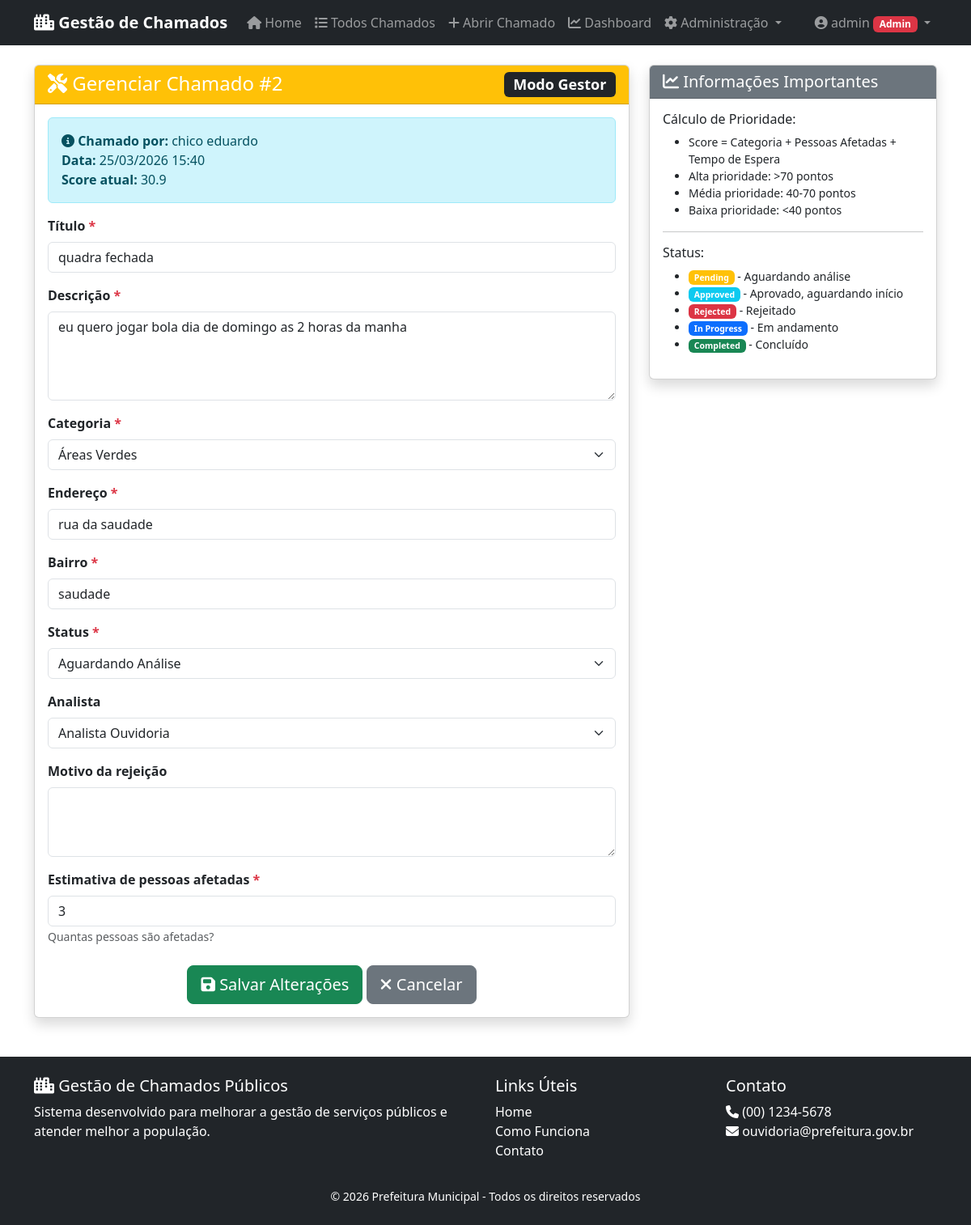
/tickets/2/gerenciar/ (signed in), run on the app's committed database.
### accounts/models.py (models this page shows, shortened)
class User(AbstractUser):
    USER_TYPE_CHOICES = (
        ('citizen', 'Cidadão'),
        ('analyst', 'Analista de Ouvidoria'),
        ('manager', 'Gestor'),
        ('admin', 'Administrador'),
    )
    user_type = models.CharField(
        _('Tipo de usuário'),
        max_length=20,
        choices=USER_TYPE_CHOICES,
        default='citizen'
    )
    phone = models.CharField(_('Telefone'), max_length=20, blank=True)
    cpf = models.CharField(_('CPF'), max_length=14, unique=True, blank=True, null=True)
    address = models.TextField(_('Endereço'), blank=True)
    neighborhood = models.CharField(_('Bairro'), max_length=100, blank=True)
    department = models.CharField(_('Departamento'), max_length=100, blank=True, help_text='Ex: Ouvidoria, Infraestrutura, etc')
    created_at = models.DateTimeField(_('Criado em'), auto_now_add=True)
    updated_at = models.DateTimeField(_('Atualizado em'), auto_now=True)
    class Meta:
        verbose_name = _('Usuário')
        verbose_name_plural = _('Usuários')
    def __str__(self):
        return self.get_full_name() or self.username
    def is_manager(self):
        return self.user_type in ['manager', 'admin']
    def can_manage_tickets(self):
        return self.user_type in ['analyst', 'manager', 'admin']

### tickets/models.py (models this page shows, shortened)
class Ticket(models.Model):
    STATUS_CHOICES = (
        ('pending', 'Aguardando Análise'),
        ('approved', 'Aprovado'),
        ('rejected', 'Rejeitado'),
        ('in_progress', 'Em Andamento'),
        ('completed', 'Concluído'),
        ('cancelled', 'Cancelado'),
    )
    title = models.CharField('Título', max_length=200)
    description = models.TextField('Descrição')
    category = models.ForeignKey(Category, on_delete=models.SET_NULL, null=True, verbose_name='Categoria')
    address = models.CharField('Endereço', max_length=255)
    neighborhood = models.CharField('Bairro', max_length=100)
    latitude = models.DecimalField('Latitude', max_digits=10, decimal_places=7, null=True, blank=True)
    longitude = models.DecimalField('Longitude', max_digits=10, decimal_places=7, null=True, blank=True)
    photo = models.ImageField('Foto', upload_to='tickets/%Y/%m/', blank=True, null=True)
    created_by = models.ForeignKey(settings.AUTH_USER_MODEL, on_delete=models.CASCADE, related_name='tickets_created', verbose_name='Criado por')
    analyst = models.ForeignKey(settings.AUTH_USER_MODEL, on_delete=models.SET_NULL, null=True, blank=True, related_name='tickets_analyzed', verbose_name='Analista')
    created_at = models.DateTimeField('Criado em', auto_now_add=True)
    analyzed_at = models.DateTimeField('Analisado em', null=True, blank=True)
    started_at = models.DateTimeField('Iniciado em', null=True, blank=True)
    completed_at = models.DateTimeField('Concluído em', null=True, blank=True)
    status = models.CharField('Status', max_length=20, choices=STATUS_CHOICES, default='pending')
    rejection_reason = models.TextField('Motivo da rejeição', blank=True)
    affected_people_estimate = models.IntegerField('Estimativa de pessoas afetadas', default=1, help_text='Quantas pessoas são afetadas?')
    priority_score = models.FloatField('Score de prioridade', default=0.0, editable=False)
    class Meta:
        verbose_name = 'Ticket'
        verbose_name_plural = 'Tickets'
        ordering = ['-priority_score', '-created_at']

### tickets/views.py (the view)
    def wrapper(request, *args, **kwargs):
        if request.user.is_authenticated and request.user.can_manage_tickets():
            return view_func(request, *args, **kwargs)
        messages.error(request, 'Você não tem permissão para acessar esta área.')
        return redirect('home')

### tickets/models.py (called while the page is built)
    def __str__(self):
        return self.name

### tickets/views.py (called while the page is built)
def analyst_required(view_func):
    def wrapper(request, *args, **kwargs):
        if request.user.is_authenticated and request.user.can_manage_tickets():
            return view_func(request, *args, **kwargs)
        messages.error(request, 'Você não tem permissão para acessar esta área.')
        return redirect('home')
    return wrapper

### tickets/templates/tickets/manage.html (shortened to what this page needs)
{% extends 'base.html' %}
{% block content %}
<div class="row">
    <div class="col-md-8">
        <div class="card shadow">
            <div class="card-header {% if is_manager %}bg-warning{% else %}bg-info{% endif %} text-white">
                <h4 class="mb-0">
                    <i class="fas fa-tools"></i> Gerenciar Chamado #{{ ticket.id }}
                    {% if is_manager %}
                    <span class="badge bg-dark float-end">Modo Gestor</span>
                    {% else %}
                    <span class="badge bg-dark float-end">Modo Analista</span>
                    {% endif %}
                </h4>
            </div>
            <div class="card-body">
                <div class="alert alert-info">
                    <i class="fas fa-info-circle"></i>
                    <strong>Chamado por:</strong> {{ ticket.created_by.get_full_name }}<br>
                    <strong>Data:</strong> {{ ticket.created_at|date:"d/m/Y H:i" }}<br>
                    <strong>Score atual:</strong> {{ ticket.priority_score|floatformat:1 }}
                </div>
                <form method="post">
                    {% for field in form %}
                    <div class="mb-3">
                        <label for="{{ field.id_for_label }}" class="form-label fw-bold">
                            {{ field.label }}
                            {% if field.field.required %}
                            <span class="text-danger">*</span>
                            {% endif %}
                        </label>
                        {{ field }}
                        {% if field.help_text %}
                        <small class="form-text text-muted">{{ field.help_text }}</small>
                        {% endif %}
                    </div>
                    {% endfor %}
                    <div class="text-center mt-4">
                        <button type="submit" class="btn btn-success btn-lg">
                            <i class="fas fa-save"></i> Salvar Alterações
                        </button>
                        <a href="{% url 'tickets:ticket_detail' ticket.id %}" class="btn btn-secondary btn-lg">
                            <i class="fas fa-times"></i> Cancelar
                        </a>
                    </div>
                </form>
            </div>
        </div>
    </div>
    <div class="col-md-4">
        <div class="card shadow">
            <div class="card-header bg-secondary text-white">
                <h5 class="mb-0">
                    <i class="fas fa-chart-line"></i> Informações Importantes
                </h5>
            </div>
            <div class="card-body">
                <h6>Cálculo de Prioridade:</h6>
                <ul class="small">
                    <li>Score = Categoria + Pessoas Afetadas + Tempo de Espera</li>
                    <li>Alta prioridade: >70 pontos</li>
                    <li>Média prioridade: 40-70 pontos</li>
                    <li>Baixa prioridade: <40 pontos</li>
                </ul>
                <hr>
                <h6>Status:</h6>
                <ul class="small">
                    <li><span class="badge bg-warning">Pending</span> - Aguardando análise</li>
                    <li><span class="badge bg-info">Approved</span> - Aprovado, aguardando início</li>
                    <li><span class="badge bg-danger">Rejected</span> - Rejeitado</li>
                    <li><span class="badge bg-primary">In Progress</span> - Em andamento</li>
                    <li><span class="badge bg-success">Completed</span> - Concluído</li>
                </ul>
            </div>
        </div>
    </div>
</div>
{% endblock %}

### templates/base.html (shortened to what this page needs)
<!DOCTYPE html>
<html lang="pt-br">
<head>
    <link href="https://cdn.jsdelivr.net/npm/bootstrap@5.3.0/dist/css/bootstrap.min.css" rel="stylesheet">
    <link rel="stylesheet" href="https://cdnjs.cloudflare.com/ajax/libs/font-awesome/6.4.0/css/all.min.css">
</head>
<body>
    <nav class="navbar navbar-expand-lg navbar-dark bg-dark sticky-top">
        <div class="container">
            <a class="navbar-brand" href="{% url 'home' %}">
                <i class="fas fa-city"></i> Gestão de Chamados
            </a>
            <div class="collapse navbar-collapse" id="navbarNav">
                <ul class="navbar-nav me-auto">
                    <li class="nav-item">
                        <a class="nav-link" href="{% url 'home' %}">
                            <i class="fas fa-home"></i> Home
                        </a>
                    </li>
                    {% if user.is_authenticated %}
                    <li class="nav-item">
                        <a class="nav-link" href="{% url 'tickets:ticket_list' %}">
                            <i class="fas fa-list"></i> Todos Chamados
                        </a>
                    </li>
                    <li class="nav-item">
                        <a class="nav-link" href="{% url 'tickets:ticket_create' %}">
                            <i class="fas fa-plus"></i> Abrir Chamado
                        </a>
                    </li>
                    {% endif %}
                    {% if user.is_authenticated and user.can_manage_tickets %}
                    <li class="nav-item">
                        <a class="nav-link" href="{% url 'tickets:dashboard' %}">
                            <i class="fas fa-chart-line"></i> Dashboard
                        </a>
                    </li>
                    {% endif %}
                    {% if user.is_authenticated and user.is_manager %}
                    <li class="nav-item dropdown">
                        <a class="nav-link dropdown-toggle" href="#" id="adminMenu" role="button" data-bs-toggle="dropdown">
                            <i class="fas fa-cog"></i> Administração
                        </a>
                    </li>
                    {% endif %}
                </ul>
                <ul class="navbar-nav">
                    {% if user.is_authenticated %}
                    <li class="nav-item dropdown">
                        <a class="nav-link dropdown-toggle" href="#" id="userDropdown" role="button" data-bs-toggle="dropdown">
                            <i class="fas fa-user-circle"></i> {{ user.get_full_name|default:user.username }}
                            {% if user.user_type == 'analyst' %}
                            <span class="badge bg-info">Analista</span>
                            {% elif user.user_type == 'manager' %}
                            <span class="badge bg-warning">Gestor</span>
                            {% elif user.user_type == 'admin' %}
                            <span class="badge bg-danger">Admin</span>
                            {% endif %}
                        </a>
                    </li>
                    {% endif %}
                </ul>
            </div>
        </div>
    </nav>
    <main class="container mt-4">
        {% block content %}{% endblock %}
    </main>
    <footer class="bg-dark text-white mt-5 py-4">
        <div class="container">
            <div class="row">
                <div class="col-md-6">
                    <h5><i class="fas fa-city"></i> Gestão de Chamados Públicos</h5>
                    <p>Sistema desenvolvido para melhorar a gestão de serviços públicos e atender melhor a população.</p>
                </div>
                <div class="col-md-3">
                    <h5>Links Úteis</h5>
                    <ul class="list-unstyled">
                        <li><a href="{% url 'home' %}" class="text-white text-decoration-none">Home</a></li>
                        <li><a href="#" class="text-white text-decoration-none">Como Funciona</a></li>
                        <li><a href="#" class="text-white text-decoration-none">Contato</a></li>
                    </ul>
                </div>
                <div class="col-md-3">
                    <h5>Contato</h5>
                    <ul class="list-unstyled">
                        <li><i class="fas fa-phone"></i> (00) 1234-5678</li>
                        <li><i class="fas fa-envelope"></i> ouvidoria@prefeitura.gov.br</li>
                    </ul>
                </div>
            </div>
            <div class="text-center mt-3">
                <small>&copy; 2026 Prefeitura Municipal - Todos os direitos reservados</small>
            </div>
        </div>
    </footer>
</body>
</html>

### templates/base.html (style rules this page uses)
.navbar-brand { font-weight: bold; }

### data on the page
User: get_full_name "admin"
Ticket: id "2", created_by.get_full_name "chico eduardo", created_at "25/03/2026 15:40", priority_score "30.9", form "quadra fechada" "eu quero jogar bola dia de domingo as 2 horas da manha" "Áreas Verdes" "rua da saudade" "saudade" "Aguardando Análise" "Analista Ouvidoria" "3"

### other printed values
{{ field.label }} "Título" "Descrição" "Categoria" "Endereço" "Bairro" "Status" "Analista" "Motivo da rejeição" "Estimativa de pessoas afetadas"
{{ field.help_text }} "Quantas pessoas são afetadas?"
